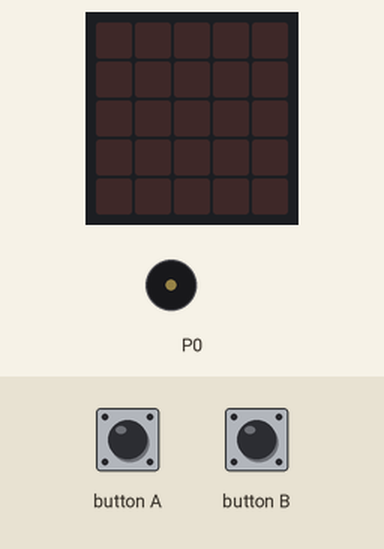
Recording of a program running on a simulated BBC micro:bit (MakeCode). On the bench: the board's 5×5 LED display, buzzer (waves = sounding). Inputs (shaded band) come from the test bench.

Above: at 1.2 s.
1.3 s: button A pressed for 0.15 s
At 1.8 s:
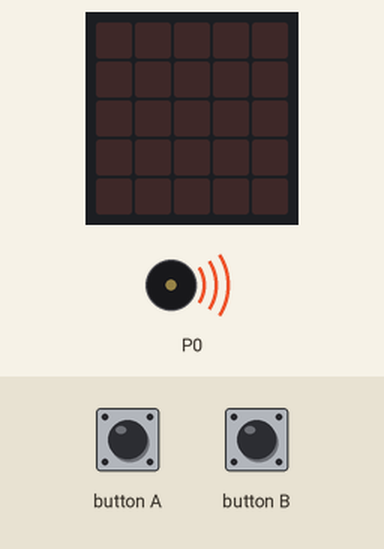
4.4 s: button B pressed for 0.15 s
At 5.3 s:
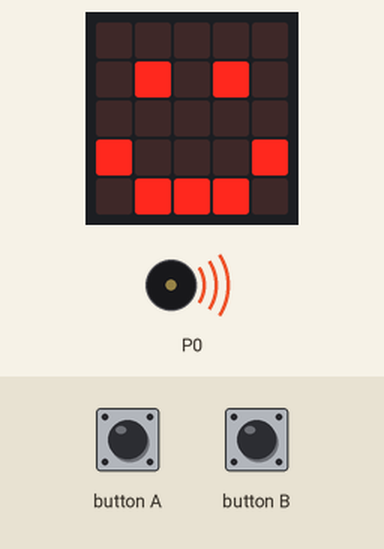
7.4 s: button A pressed for 0.15 s
At 12.0 s:
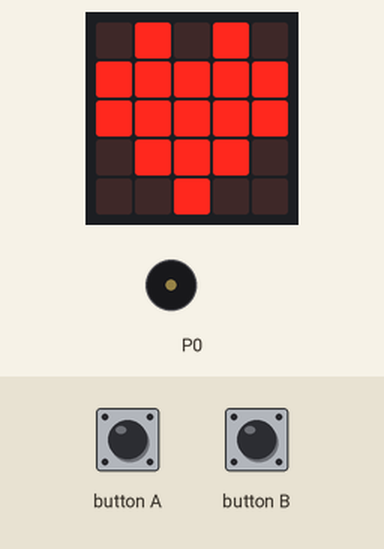
Timing chart, 0 to 13.5 s (numbered marks = the images above; inputs shaded):
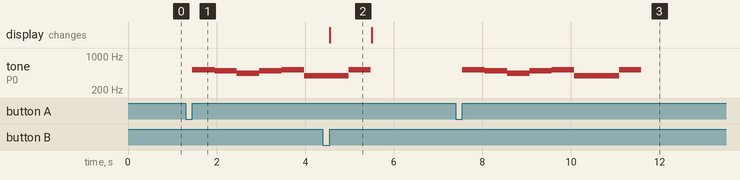

Measured:
- after the input at 1.3 s, tone on P0: plays 523 Hz for 0.51 s, 494 Hz for 0.51 s, 440 Hz for 0.51 s, 494 Hz for 0.51 s, 523 Hz for 0.51 s, 392 Hz for 0.42 s, starting after 0.15 s
- after the input at 4.4 s, the display: changes after 0.15 s (image 2)
- after the input at 7.4 s, tone on P0: plays 523 Hz for 0.51 s, 494 Hz for 0.51 s, 440 Hz for 0.51 s, 494 Hz for 0.51 s, 523 Hz for 0.51 s, 392 Hz for 1.0 s … (7 notes in this stretch), starting after 0.15 s
- what the display in image 2 shows lasts 0.9 s, from 4.6 s to 5.5 s

The program:

main.ts
```typescript
input.onButtonPressed(Button.A, function () {
    music.setBuiltInSpeakerEnabled(true)
    music.setVolume(127)
    music.playMelody("C5 B A B C5 G G C5 ", 120)
    basic.showIcon(IconNames.Heart)
})
input.onButtonPressed(Button.B, function () {
    basic.showIcon(IconNames.Happy)
})
```

test.ts
```typescript
// i test vanno qui; questi non saranno compilati quando questo pacchetto viene usato come estensione.
```
